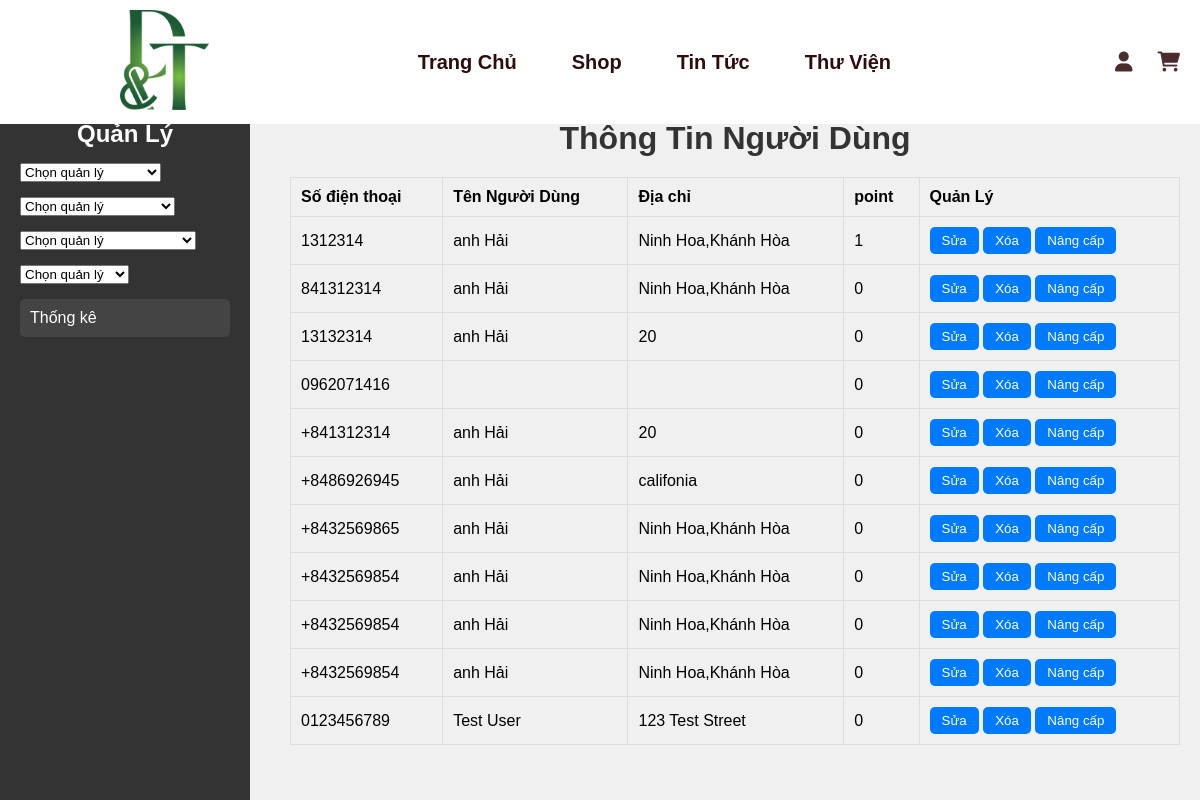
/Quanly/nguoidung.php, run on the app's committed database.
### tables this page shows
CREATE TABLE `customer` (
  `customer_id` int(11) NOT NULL,
  `phone_number` varchar(13) NOT NULL,
  `customer_name` varchar(50) DEFAULT NULL,
  `address` varchar(50) DEFAULT NULL,
  `point` int(11) NOT NULL,
  `role_id` int(5) NOT NULL
);

### Quanly/nguoidung.php (the view, shortened to what this page needs)
<?php
include '../Thanhgiaodien/header.php';
include '../database/connect.php';
?>
<?php
$role_id = 2;
$sql2 = "SELECT * FROM customer WHERE role_id != '$role_id'";
$query = mysqli_query($conn, $sql2);
?>
<!DOCTYPE html>
<html lang="vi">
<head>
    <link rel="stylesheet" href="../csspage/manage.css">
</head>
<body>
    <div class="container">
        <div class="sidebar">
            <h2>Quản Lý</h2>
            <ul>
                <?php
                include 'sidebar.php';
                ?>
            </ul>
        </div>
        <div class="main-content">
            <h1 class="h1">Thông Tin Người Dùng</h1>
            <table class="table">
                <thead>
                    <tr>
                        <th>Số điện thoại</th>
                        <th>Tên Người Dùng</th>
                        <th>Địa chỉ</th>
                        <th>point</th>
                        <th>Quản Lý</th>
                    </tr>
                </thead>
                <tbody>
                    <?php
                    if (mysqli_num_rows($query) > 0) {
                        while ($row = mysqli_fetch_assoc($query)) { ?>
                            <tr>
                                <td><?= $row['phone_number'] ?></td>
                                <td><?= $row['customer_name'] ?></td>
                                <td><?= $row['address'] ?></td>
                                <td><?= $row['point'] ?></td>
                                <td>
                                    <button class="btn">
                                        <a href="suand.php?id=<?= $row['customer_id'] ?>"
                                            style="text-decoration:none; color:inherit;">Sửa</a>
                                    </button>
                                    <button class="btn">
                                        <a onclick="return Delete('<?= $row['customer_name']; ?>')"
                                            href="xoand.php?id=<?= $row['customer_id']; ?>"
                                            style="text-decoration:none; color:inherit;">Xóa</a>
                                    </button>
                                    <button class="btn">
                                        <a onclick="return Upgrade('<?= $row['customer_name']; ?>')"
                                            href="nangcap.php?id=<?= $row['customer_id']; ?>"
                                            style="text-decoration:none; color:inherit;">
                                            Nâng cấp
                                        </a>
                                    </button>
                                </td>
                            </tr>
                    <?php }
                    } else {
                        echo "<tr>
                    <td colspan='5'>Không có sản phẩm nào</td>
                    </tr>";
                    } ?>
                </tbody>
            </table>
        </div>
    </div>
</body>
</html>

### csspage/head.css (style rules this page uses)
* { margin: 0; padding: 0; box-sizing: border-box; }
body { background-color: rgb(255, 255, 255); }

### csspage/manage.css (style rules this page uses)
body { position: relative; top: 30px; font-family: Arial, sans-serif; background-color: #f0f0f0; margin: 0; padding: 0; }
.container { display: flex; margin-top: 70px; }
.sidebar { width: 250px; background-color: #333; color: white; padding: 20px; height: 700px; position: fixed; top: 100px; left: 0; }
.sidebar h2 { color: white; text-align: center; }
.sidebar ul { list-style: none; padding: 0; }
.main-content { margin-left: 270px; width: calc(100% - 270px); padding: 20px; }
.h1 { color: #333; text-align: center; margin-bottom: 20px; }
.table { width: 100%; border-collapse: collapse; }
.table th, .table td { border: 1px solid #ddd; padding: 10px; text-align: left; }
.table th { background-color: #f0f0f0; }
.btn { padding: 6px 12px; background-color: #007bff; color: white; border: none; border-radius: 5px; cursor: pointer; transition: background-color 0.3s ease; }

### data on the page
customer: phone_number "1312314", customer_name "anh Hải", address "Ninh Hoa,Khánh Hòa", point "1"
customer: phone_number "841312314", customer_name "anh Hải", address "Ninh Hoa,Khánh Hòa", point "0"
customer: phone_number "13132314", customer_name "anh Hải", address "20", point "0"
customer: phone_number "0962071416", point "0"
customer: phone_number "+841312314", customer_name "anh Hải", address "20", point "0"
customer: phone_number "+8486926945", customer_name "anh Hải", address "califonia", point "0"
customer: phone_number "+8432569865", customer_name "anh Hải", address "Ninh Hoa,Khánh Hòa", point "0"
customer: phone_number "+8432569854", customer_name "anh Hải", address "Ninh Hoa,Khánh Hòa", point "0"
customer: phone_number "+8432569854", customer_name "anh Hải", address "Ninh Hoa,Khánh Hòa", point "0"
customer: phone_number "+8432569854", customer_name "anh Hải", address "Ninh Hoa,Khánh Hòa", point "0"
customer: phone_number "0123456789", customer_name "Test User", address "123 Test Street", point "0"
